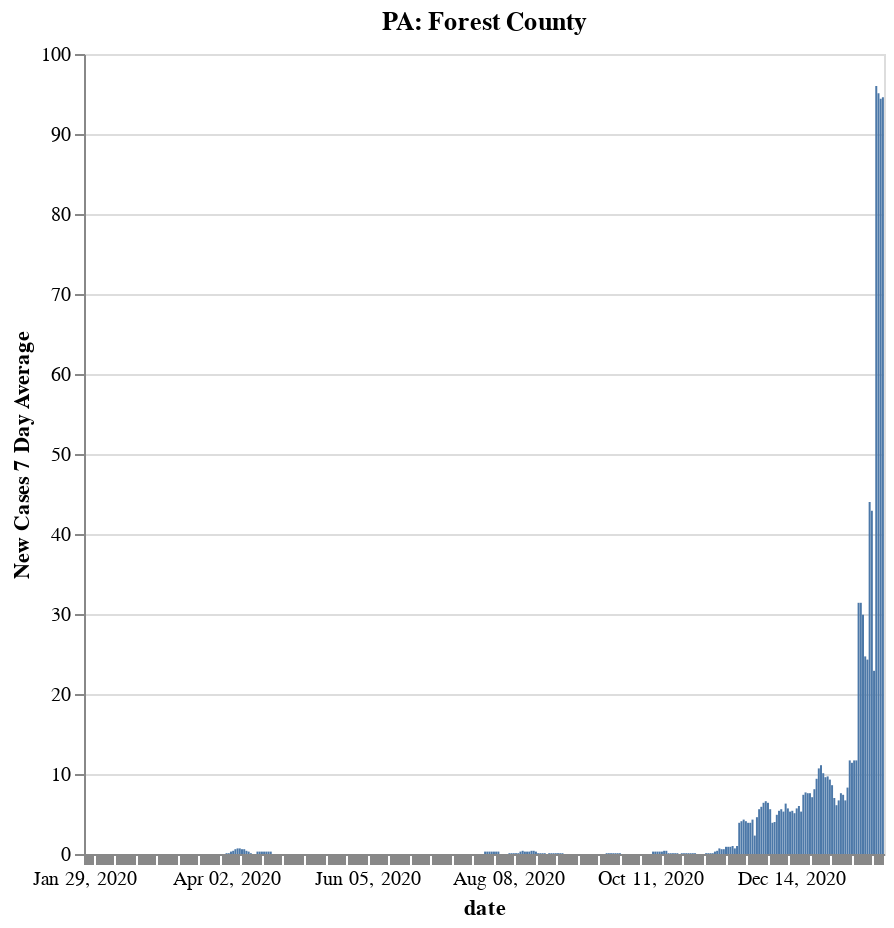
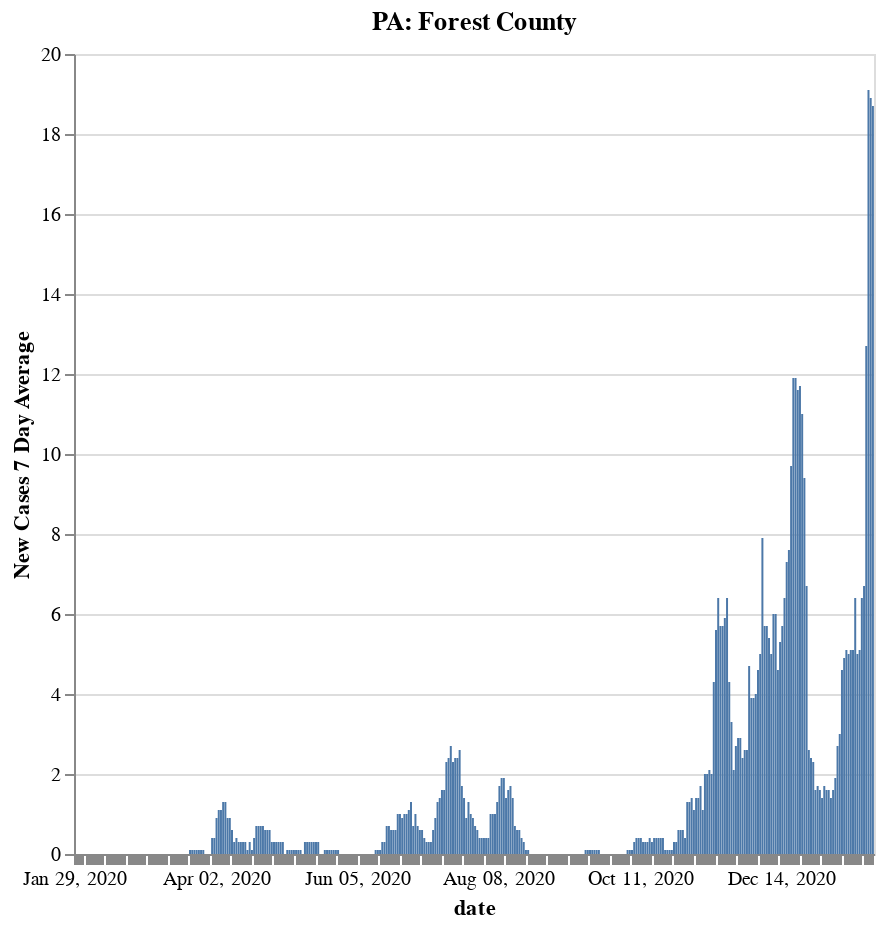
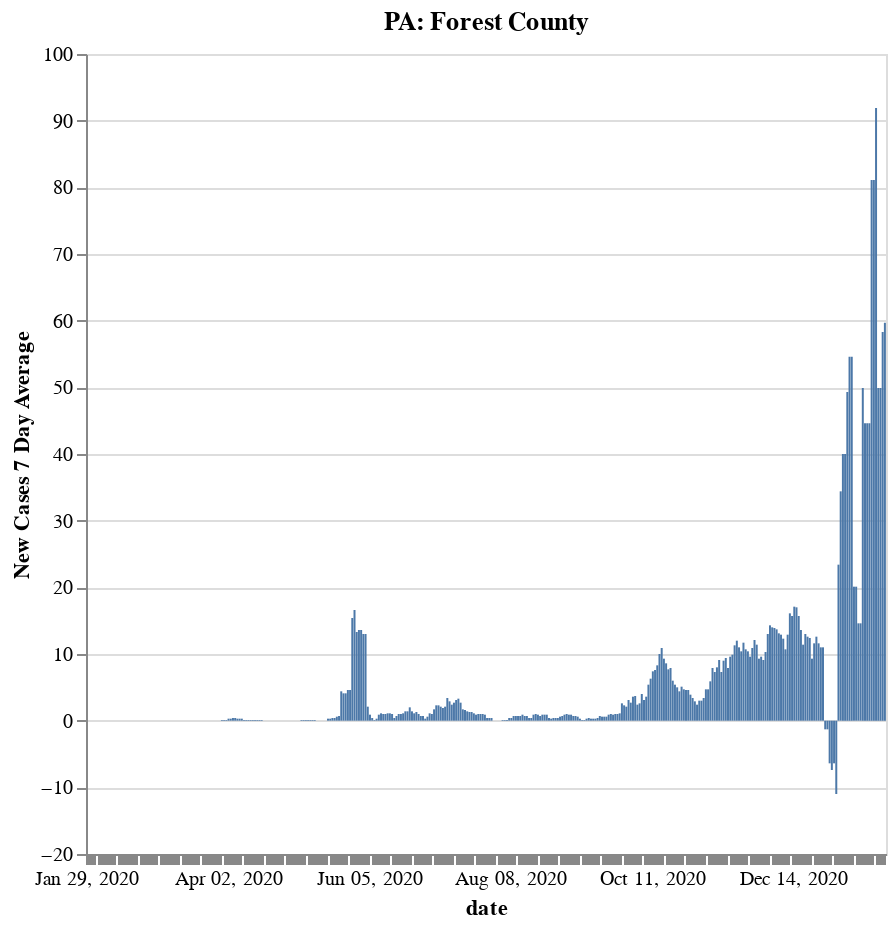
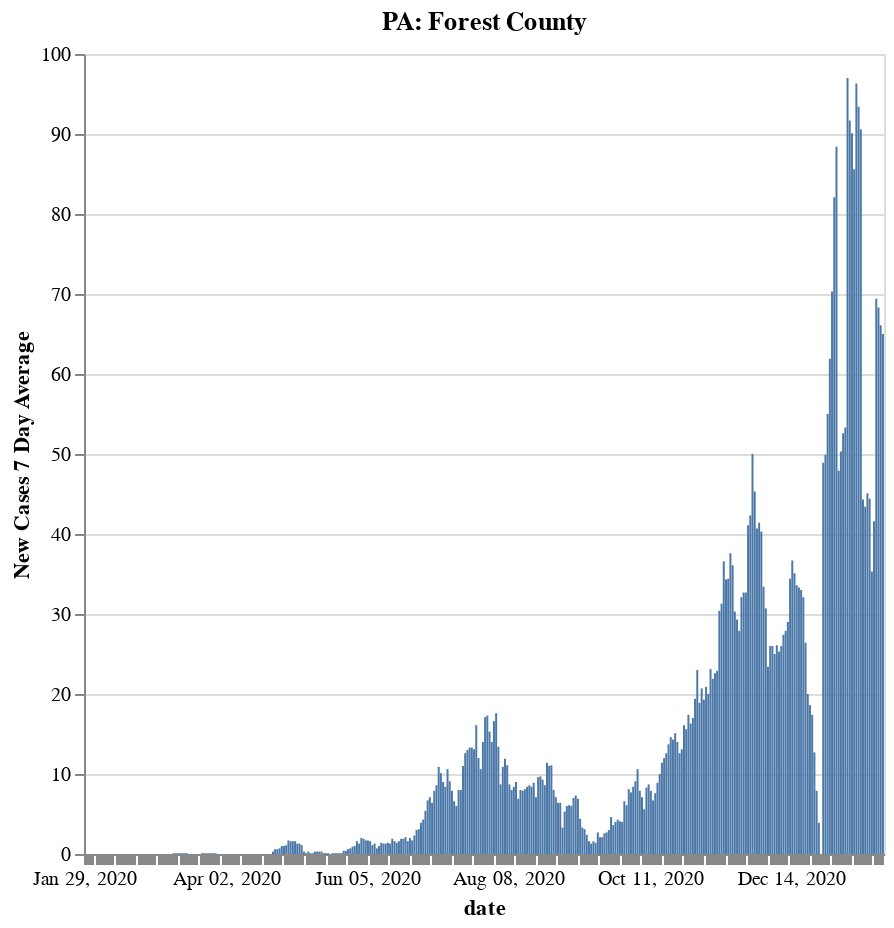

Notebook source saved alongside these figures, in order:
### Code cell
for countyFIPS in a['countyFIPS'].head(10):
    fips_df = df_cases_7day_tidy[df_cases_7day_tidy['countyFIPS'] == countyFIPS]
    field = '7day'
    field_title = 'New Cases 7 Day Average'
    chart_title = a.iloc[0]['State'] + ': ' + a.iloc[0]['County Name']
    chart1 = alt.Chart(fips_df).mark_bar().encode(
                         x=alt.X('yearmonthdate(Date):O', title='date', axis=alt.Axis(labelSeparation=10)),
                         y=alt.Y(field, title=field_title),
                         ).properties( width=400, height=400, title=chart_title)
    display(chart1)

### Figure 1 — Vega-Lite specification as saved in the notebook (floating-point values rounded to 4 significant figures; data arrays with more than 128 entries replaced by an {"elided": "..."} marker saying what was removed)
{"config": {"view": {"continuousWidth": 400, "continuousHeight": 300}}, "data": {"name": "data-c795d333dba0434c64e03463b21c57bd"}, "mark": "bar", "encoding": {"x": {"type": "ordinal", "axis": {"labelSeparation": 10}, "field": "Date", "timeUnit": "yearmonthdate", "title": "date"}, "y": {"type": "quantitative", "field": "7day", "title": "New Cases 7 Day Average"}}, "height": 400, "title": "PA: Forest County", "width": 400, "$schema": "https://vega.github.io/schema/vega-lite/v4.8.1.json", "datasets": {"data-c795d333dba0434c64e03463b21c57bd": {"elided": "369 records"}}}

### Figure 2 — Vega-Lite specification as saved in the notebook (floating-point values rounded to 4 significant figures; data arrays with more than 128 entries replaced by an {"elided": "..."} marker saying what was removed)
{"config": {"view": {"continuousWidth": 400, "continuousHeight": 300}}, "data": {"name": "data-dcdf18d2aaa4b1312bcd5ce85d1659a7"}, "mark": "bar", "encoding": {"x": {"type": "ordinal", "axis": {"labelSeparation": 10}, "field": "Date", "timeUnit": "yearmonthdate", "title": "date"}, "y": {"type": "quantitative", "field": "7day", "title": "New Cases 7 Day Average"}}, "height": 400, "title": "PA: Forest County", "width": 400, "$schema": "https://vega.github.io/schema/vega-lite/v4.8.1.json", "datasets": {"data-dcdf18d2aaa4b1312bcd5ce85d1659a7": {"elided": "369 records"}}}

### Figure 3 — Vega-Lite specification as saved in the notebook (floating-point values rounded to 4 significant figures; data arrays with more than 128 entries replaced by an {"elided": "..."} marker saying what was removed)
{"config": {"view": {"continuousWidth": 400, "continuousHeight": 300}}, "data": {"name": "data-32499eb89d617f29124ce3dfbaff0939"}, "mark": "bar", "encoding": {"x": {"type": "ordinal", "axis": {"labelSeparation": 10}, "field": "Date", "timeUnit": "yearmonthdate", "title": "date"}, "y": {"type": "quantitative", "field": "7day", "title": "New Cases 7 Day Average"}}, "height": 400, "title": "PA: Forest County", "width": 400, "$schema": "https://vega.github.io/schema/vega-lite/v4.8.1.json", "datasets": {"data-32499eb89d617f29124ce3dfbaff0939": {"elided": "369 records"}}}

### Figure 4 — Vega-Lite specification as saved in the notebook (floating-point values rounded to 4 significant figures; data arrays with more than 128 entries replaced by an {"elided": "..."} marker saying what was removed)
{"config": {"view": {"continuousWidth": 400, "continuousHeight": 300}}, "data": {"name": "data-53c7347020c96781d209f8b7a4dd343e"}, "mark": "bar", "encoding": {"x": {"type": "ordinal", "axis": {"labelSeparation": 10}, "field": "Date", "timeUnit": "yearmonthdate", "title": "date"}, "y": {"type": "quantitative", "field": "7day", "title": "New Cases 7 Day Average"}}, "height": 400, "title": "PA: Forest County", "width": 400, "$schema": "https://vega.github.io/schema/vega-lite/v4.8.1.json", "datasets": {"data-53c7347020c96781d209f8b7a4dd343e": {"elided": "369 records"}}}
